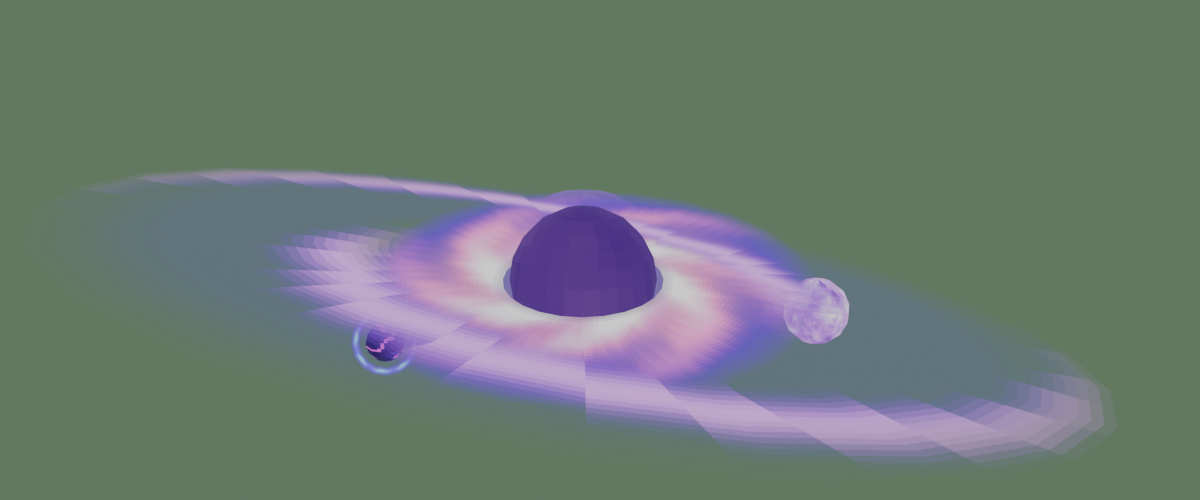
#> input picture jfg_singularity/art/previews/models.png, 1200 x 500 px
$ python make_concepts.py
#> lines starting #> are read from the running program, lines starting #| are printed output that depends on the picture; pictures that were not available may be replaced by others from this repository, and a replacement may not be noted
"""Singularity's concept sheet, from the mod's own art (nothing from the game), into concepts/singularity_concept.png:
the models (previews/models.png), the HUD icon (textures/hud_icon_big.png), and the swirl and burst frames.

    python art/make_concepts.py
"""
from pathlib import Path

from PIL import Image, ImageDraw

ART = Path(__file__).resolve().parent
OUT = ART.parent / "concepts"
BG = (32, 28, 44, 255)
TEXT = (230, 220, 255, 255)


def tile(paths, size):
    """The images side by side, each fitted into a size x size square."""
    row = Image.new("RGBA", (size * len(paths), size), BG)
    for i, p in enumerate(paths):
        im = Image.open(p).convert("RGBA")
        im.thumbnail((size, size))
        row.alpha_composite(im, (i * size + (size - im.width) // 2, (size - im.height) // 2))
    return row


def main():
    models = Image.open(ART / "previews" / "models.png").convert("RGBA")
#> models is the input picture: PIL image 1200x500 RGBA; mean R, G, B, A 108.2, 122.5, 115.6, 255
    icon = Image.open(ART / "textures" / "hud_icon_big.png").convert("RGBA")
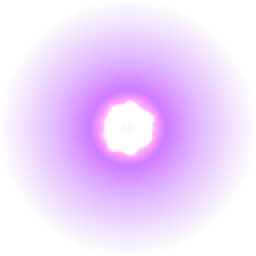
#> input picture jfg_singularity/art/frames/burst_00.png, 128 x 128 px, given in place of hud_icon_big.png, which was not available (shown 2 times larger)
#> icon is the input picture: PIL image 128x128 RGBA; mean R, G, B, A 150.1, 67.4, 202.8, 69.9
    frames = ART / "frames"
    swirl = tile([frames / ("swirl_%02d.png" % i) for i in range(0, 16, 2)], 150)
#> in tile, `row = Image.new("RGBA", (size * len(paths), size), BG)`:
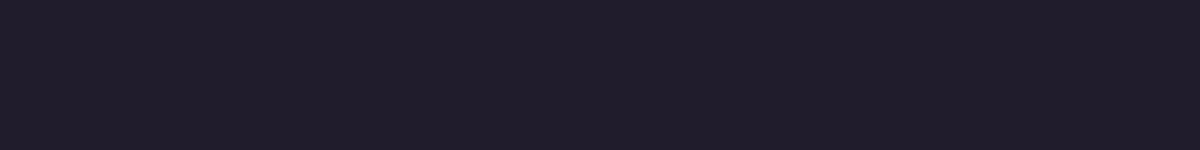
#> row: PIL image 1200x150 RGBA; mean R, G, B, A 32, 28, 44, 255
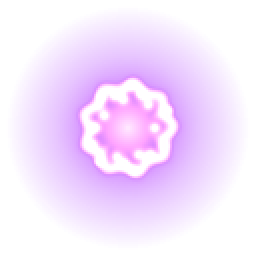
#> input picture jfg_singularity/art/frames/burst_01.png, 128 x 128 px, given in place of swirl_00.png, which was not available (shown 2 times larger)
#> in tile, im is the input picture: PIL image 128x128 RGBA; mean R, G, B, A 136.9, 66.4, 180.2, 62.1
#> in tile, `row.alpha_composite(im, (i * size + (size - im.width) // 2, (size - im..`:
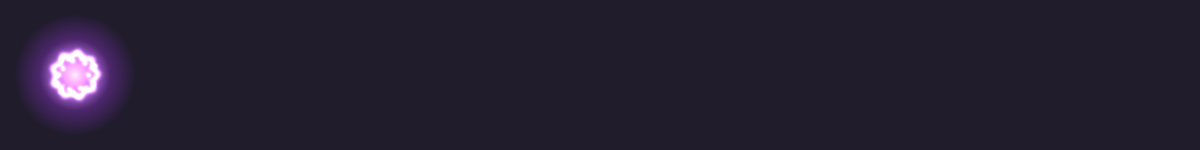
#> row: PIL image 1200x150 RGBA; mean R, G, B, A 36.1, 30.5, 48.7, 255
    burst = tile([frames / ("burst_%02d.png" % i) for i in range(0, 12, 2)] + [frames / "core.png"], 150)
    w = max(models.width + icon.width + 40, swirl.width, burst.width) + 40
    h = 60 + max(models.height, icon.height) + 40 + 30 + swirl.height + 30 + 30 + burst.height + 30
    sheet = Image.new("RGBA", (w, h), BG)
    d = ImageDraw.Draw(sheet)
    d.text((20, 20), "Singularity: a thrown black hole (the mod's own models, icon and effect frames)", fill=TEXT)
    y = 60
    sheet.alpha_composite(models, (20, y))
    sheet.alpha_composite(icon, (models.width + 60, y + (models.height - icon.height) // 2))
    y += max(models.height, icon.height) + 40
    d.text((20, y), "Swirl (looping)", fill=TEXT)
    sheet.alpha_composite(swirl, (20, y + 30))
    y += 30 + swirl.height + 30
    d.text((20, y), "Collapse burst, and the core", fill=TEXT)
    sheet.alpha_composite(burst, (20, y + 30))
    OUT.mkdir(exist_ok=True)
    sheet.convert("RGB").save(OUT / "singularity_concept.png")
    print("wrote", OUT / "singularity_concept.png", sheet.size)


if __name__ == "__main__":
#> (the run stopped early here; a loop or call above may not have finished)
